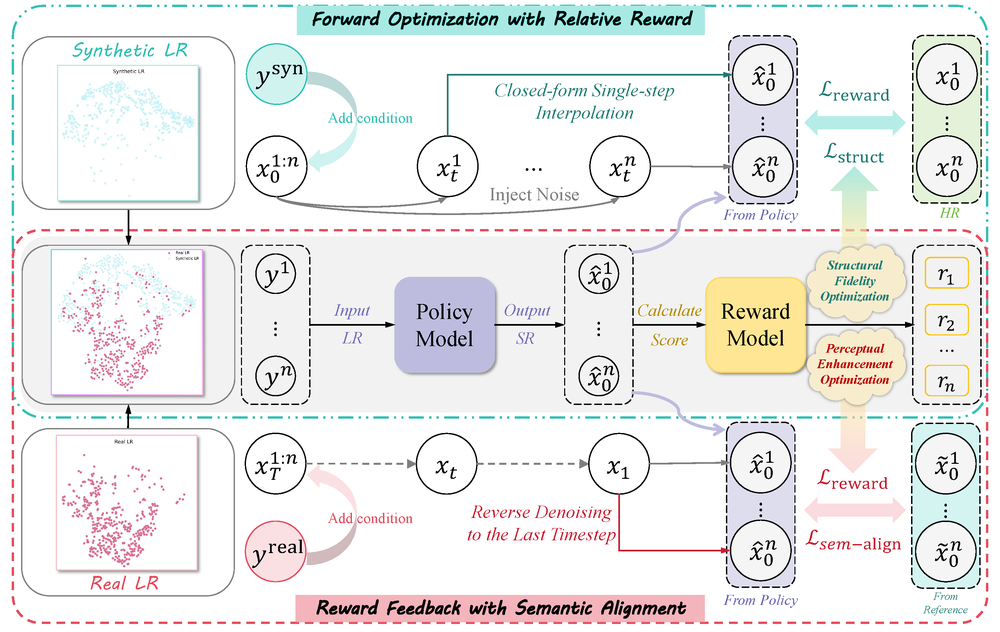
#> input picture pipeline.png, 1000 x 632 px, shrunk from 2992 x 1890 before the run
$ python diff_heatmap.py --gt ../pipeline.png --pred ../pipeline.png
#> lines starting #> are read from the running program, lines starting #| are printed output that depends on the picture
import argparse
from pathlib import Path
import cv2
import numpy as np
import random


def load_image(image_path: Path) -> np.ndarray:
    """Load an image from disk and return it in RGB format."""
    image = cv2.imread(str(image_path), cv2.IMREAD_COLOR)
#> image is the input picture: shape (632, 1000, 3); mean B, G, R 234.6, 235.7, 236.4
    if image is None:
        raise FileNotFoundError(f"Unable to load image: {image_path}")
    return cv2.cvtColor(image, cv2.COLOR_BGR2RGB)


def compute_difference(gt: np.ndarray, pred: np.ndarray) -> np.ndarray:
    """Compute absolute per-pixel difference magnitude between two RGB images."""
    if gt.shape != pred.shape:
        raise ValueError(
            f"Image shape mismatch: gt.shape={gt.shape}, pred.shape={pred.shape}. "
            "Resize images to the same resolution before generating the heatmap."
        )

    diff = np.abs(gt.astype(np.float32) - pred.astype(np.float32))
#> diff: shape (632, 1000, 3) float32; every value is 0
    # Collapse channel-wise difference into a single magnitude map (L2 norm)
    diff_magnitude = np.linalg.norm(diff, axis=2)
#> diff_magnitude: shape (632, 1000) float32; every value is 0
    # Normalize difference to [0, 1]
    diff_norm = diff_magnitude / (diff_magnitude.max() + 1e-8)
    return diff_norm


# [228 lines left out: function apply_random_perturbations, not called in this run]
def create_heatmap(diff_map: np.ndarray, colormap: int = cv2.COLORMAP_JET) -> np.ndarray:
    """Map the normalized difference map (0-1) to a RGB heatmap."""
#> called with colormap = 2
    diff_uint8 = np.uint8(np.clip(diff_map * 255.0, 0, 255))
#> diff_uint8: shape (632, 1000); every value is 0
    heatmap_bgr = cv2.applyColorMap(diff_uint8, colormap)
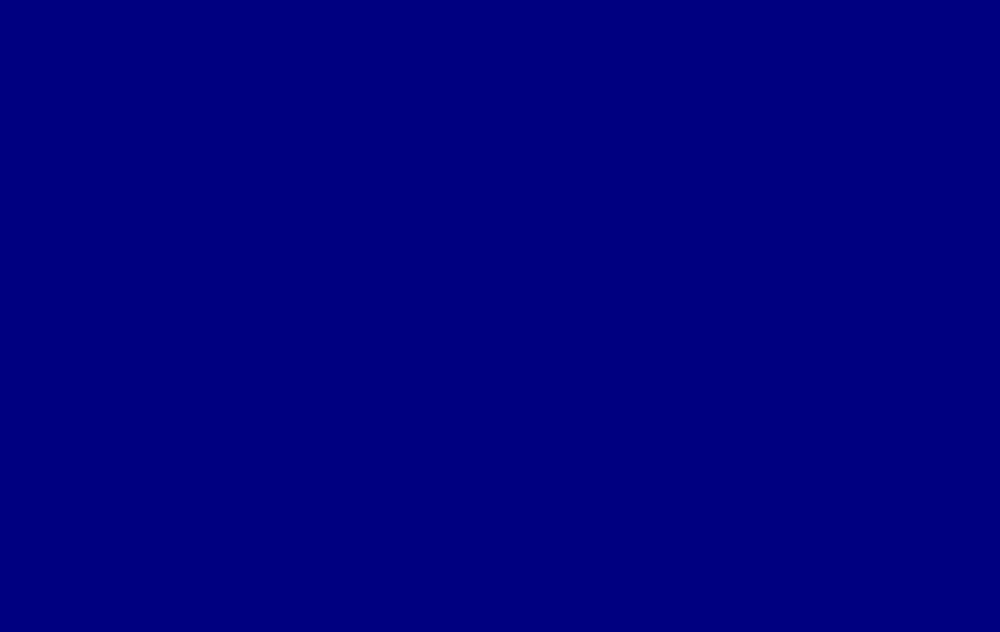
#> heatmap_bgr: shape (632, 1000, 3); mean B, G, R 128, 0, 0
    return cv2.cvtColor(heatmap_bgr, cv2.COLOR_BGR2RGB)


def overlay_heatmap(
    background: np.ndarray,
    heatmap: np.ndarray,
    alpha: float = 0.5,
) -> np.ndarray:
    """Overlay heatmap on background image using alpha blending."""
#> called with alpha = 0.5
    if not (0 <= alpha <= 1):
        raise ValueError(f"Alpha must be in [0, 1], got {alpha}")
    return (background * (1 - alpha) + heatmap * alpha).astype(np.uint8)
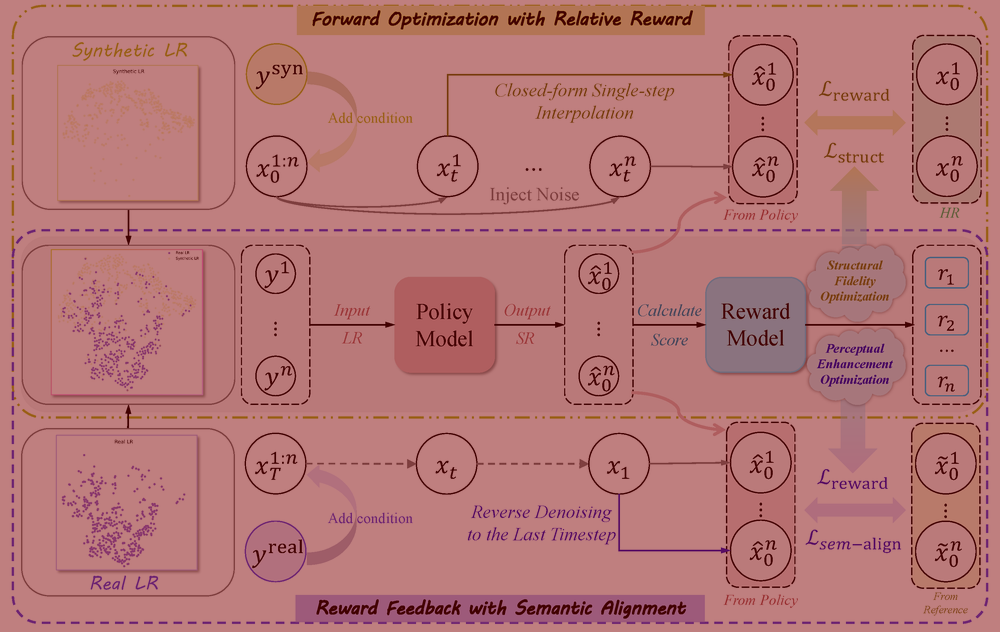
#> returned value: shape (632, 1000, 3); mean of channels 0, 1, 2 117.8, 117.5, 181; drawn as B, G, R


def save_image(image: np.ndarray, output_path: Path) -> None:
    """Save an RGB image to disk (converted to BGR for OpenCV)."""
    output_path.parent.mkdir(parents=True, exist_ok=True)
    bgr_image = cv2.cvtColor(image, cv2.COLOR_RGB2BGR)
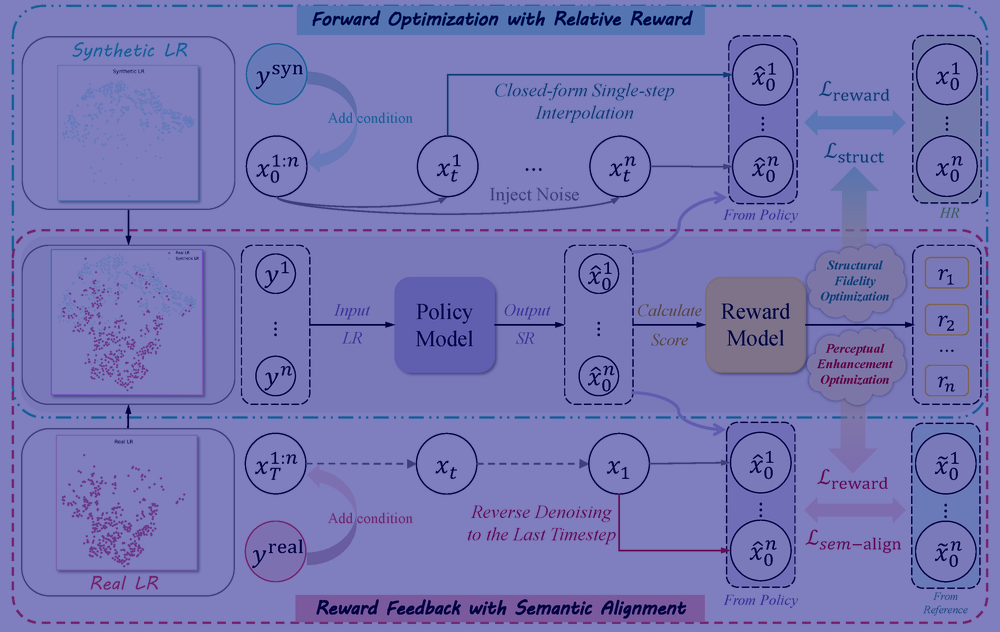
#> bgr_image: shape (632, 1000, 3); mean B, G, R 181, 117.5, 117.8
    cv2.imwrite(str(output_path), bgr_image)


def parse_args() -> argparse.Namespace:
    parser = argparse.ArgumentParser(
        description="Generate a heatmap overlay highlighting pixel differences between GT and reconstructed images."
    )
    parser.add_argument("--gt", type=Path, required=True, help="Ground-truth image path.")
    parser.add_argument("--pred", type=Path, required=True, help="Reconstructed/predicted image path.")
    parser.add_argument(
        "--output",
        type=Path,
        default=Path("diff_heatmap.png"),
        help="Output path for the heatmap overlay image.",
    )
    parser.add_argument(
        "--alpha",
        type=float,
        default=0.5,
        help="Alpha blending weight for the heatmap overlay (0=no heatmap, 1=only heatmap).",
    )
    parser.add_argument(
        "--colormap",
        type=str,
        default="jet",
        help="OpenCV colormap name (e.g., jet, hot, magma, plasma).",
    )
    parser.add_argument(
        "--perturb-intensity",
        type=float,
        default=0.0,
        help="Intensity of random perturbations to apply to diff_map (0.0=no perturbation, 1.0=maximum). "
        "Perturbations include smoothing, noise, rotation, warping, scaling, etc.",
    )
    return parser.parse_args()


def colormap_from_name(name: str) -> int:
    name_lower = name.lower()
    available = {
        "autumn": cv2.COLORMAP_AUTUMN,
        "bone": cv2.COLORMAP_BONE,
        "jet": cv2.COLORMAP_JET,
        "winter": cv2.COLORMAP_WINTER,
        "rainbow": cv2.COLORMAP_RAINBOW,
        "ocean": cv2.COLORMAP_OCEAN,
        "summer": cv2.COLORMAP_SUMMER,
        "spring": cv2.COLORMAP_SPRING,
        "cool": cv2.COLORMAP_COOL,
        "hsv": cv2.COLORMAP_HSV,
        "pink": cv2.COLORMAP_PINK,
        "hot": cv2.COLORMAP_HOT,
        "parula": cv2.COLORMAP_PARULA,
        "magma": cv2.COLORMAP_MAGMA,
        "inferno": cv2.COLORMAP_INFERNO,
        "plasma": cv2.COLORMAP_PLASMA,
        "viridis": cv2.COLORMAP_VIRIDIS,
        "cividis": cv2.COLORMAP_CIVIDIS,
        "twilight": cv2.COLORMAP_TWILIGHT,
        "twilight_shifted": cv2.COLORMAP_TWILIGHT_SHIFTED,
        "turbo": cv2.COLORMAP_TURBO,
    }
    if name_lower not in available:
        valid = ", ".join(sorted(available.keys()))
        raise ValueError(f"Unsupported colormap '{name}'. Available options: {valid}")
    return available[name_lower]


def main() -> None:
    args = parse_args()

    gt_image = load_image(args.gt)
    pred_image = load_image(args.pred)

    diff_map = compute_difference(gt_image, pred_image)

    if args.perturb_intensity > 0:
        diff_map = apply_random_perturbations(diff_map, intensity=args.perturb_intensity)

    heatmap = create_heatmap(diff_map, colormap_from_name(args.colormap))
    overlay = overlay_heatmap(gt_image, heatmap, alpha=args.alpha)

    save_image(overlay, args.output)


if __name__ == "__main__":
    main()

# python utils/diff_heatmap.py \
# --gt /mnt/shared-storage-user/sciprismax/liuyidi/Data/noise_SR/gt/0000001.png \
# --pred /mnt/shared-storage-user/sciprismax/liuyidi/DiT4SR-main/result/noise/sample00/0000001.png \
# --output /mnt/shared-storage-user/sciprismax/liuyidi/DiT4SR-main/mask/overlay02.png \
# --alpha 0.7 \
# --colormap turbo \
# --perturb-intensity 0.2

$ run again, on llava/serve/examples/waterview.jpg
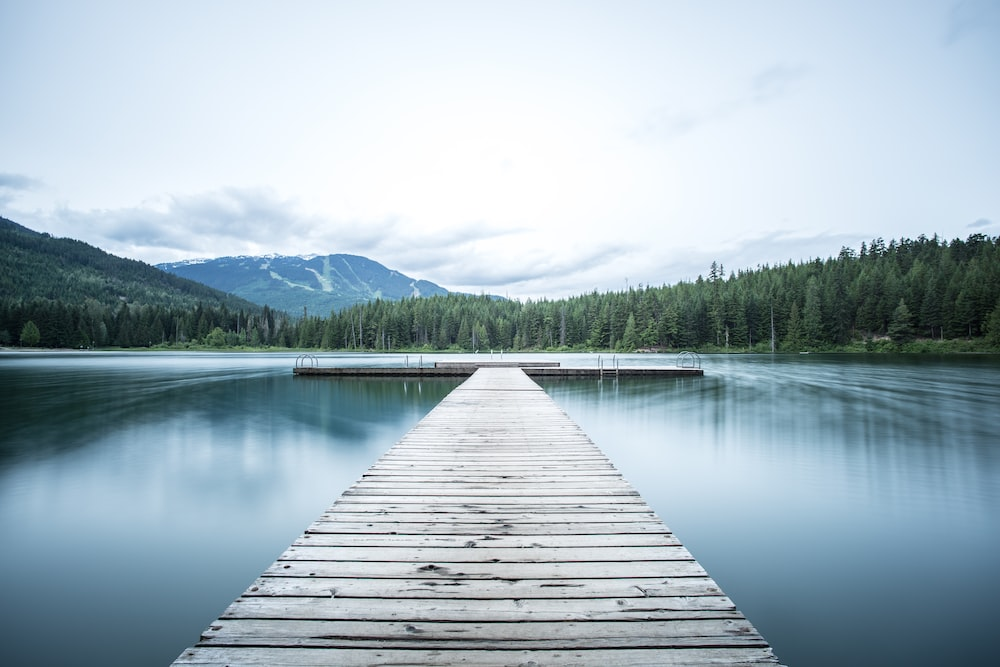
#> input picture llava/serve/examples/waterview.jpg, 1000 x 667 px
#> in load_image, image is the input picture: shape (667, 1000, 3); mean B, G, R 189.4, 179.6, 161.4
#> diff: shape (667, 1000, 3) float32; every value is 0
#> diff_magnitude: shape (667, 1000) float32; every value is 0
#> diff_uint8: shape (667, 1000); every value is 0
#> in overlay_heatmap, `return (background * (1 - alpha) + heatmap * alpha).astype(np.uint8)`:
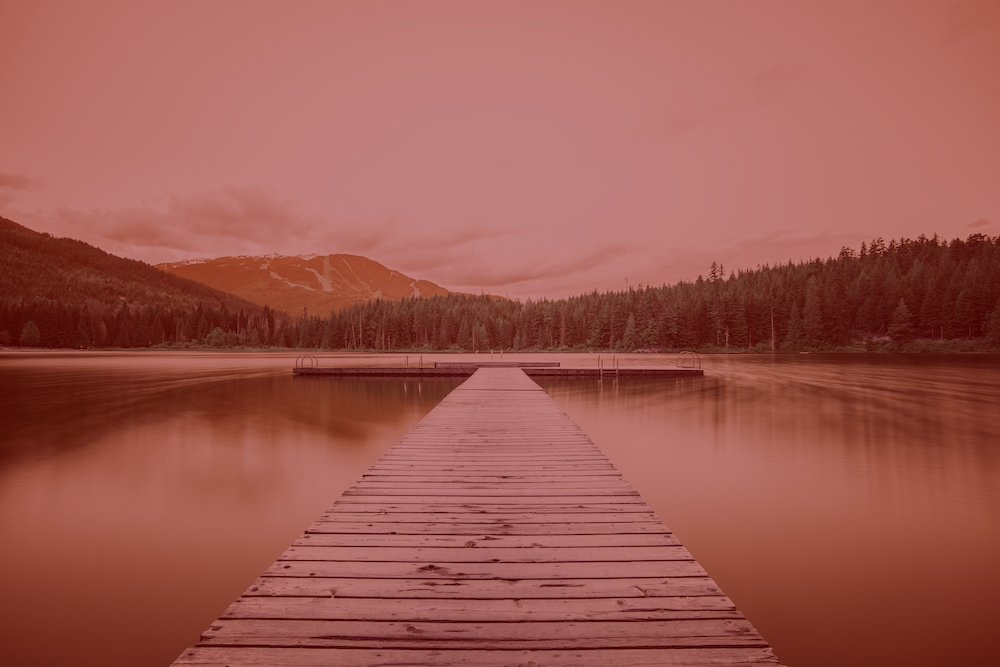
#> returned value: shape (667, 1000, 3); mean of channels 0, 1, 2 80.5, 89.6, 158.4; drawn as B, G, R
#> in save_image, `bgr_image = cv2.cvtColor(image, cv2.COLOR_RGB2BGR)`:
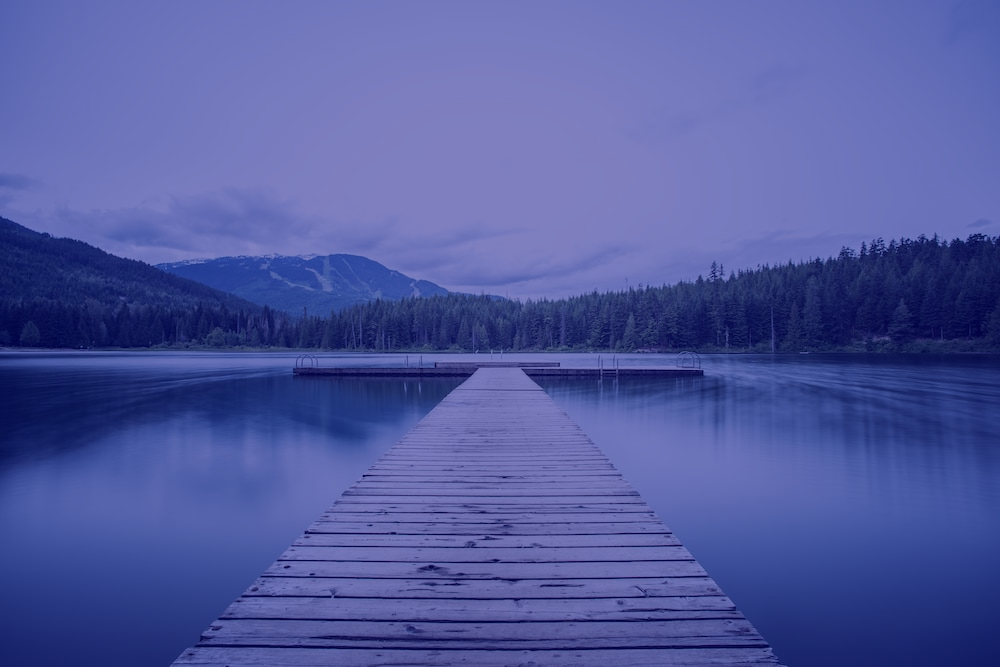
#> bgr_image: shape (667, 1000, 3); mean B, G, R 158.4, 89.6, 80.5
